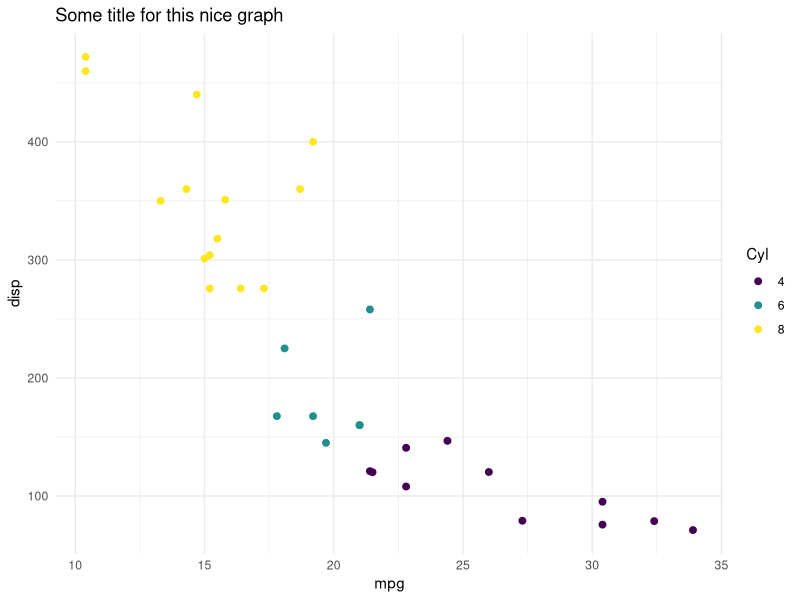

Source code (R):
## ---- chunk 1
knitr::opts_chunk$set(
  echo = FALSE,
  message = FALSE,
  warning = FALSE,
  error = FALSE
)
## ---- chunk 2
library(tidyverse)
## ---- chunk 3
ggplot(mtcars, aes(x = mpg, y = disp, color = as.character(cyl))) +
  geom_point(size = 2) +
  scale_color_viridis_d(name = "Cyl") +
  labs(title = "Some title for this nice graph") +
  theme_minimal()
